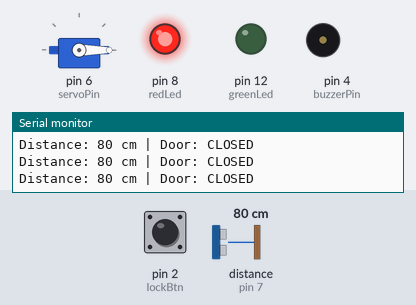
Recording of a sketch running on a simulated Arduino Uno, built with avr-gcc and run on an emulated ATmega328P. On the bench: servo, output pins drawn as LEDs (lit = HIGH), buzzer (waves = sounding), the last lines printed to the serial monitor. Wiring (inferred from the names in the program): ultrasonic range finder: trigger pin 7; echo pin 7. The test bench sets the inputs (shaded band); at power-on: distance to the obstacle (sensor on pin 7) 80 cm, pin 2 (lockBtn) HIGH. The echo pulse lasts 58.3 µs per cm.

Above: at 1.2 s.
1.3 s: distance to the obstacle (sensor on pin 7) set to 22 cm
4.3 s: distance to the obstacle (sensor on pin 7) set to 18 cm
At 5.4 s:
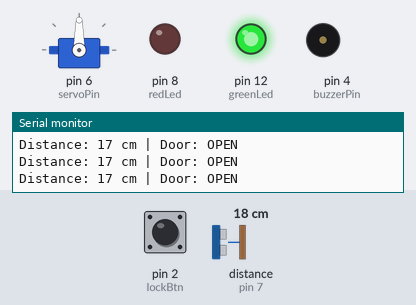
5.9 s: pin 2 (lockBtn) pulled LOW for 0.15 s
At 6.3 s:
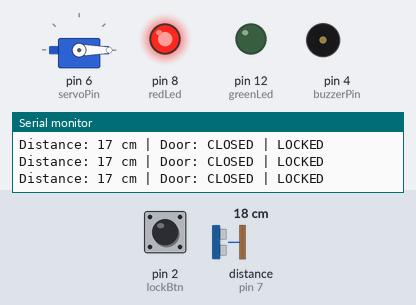
7.5 s: pin 2 (lockBtn) pulled LOW for 1 s
At 7.64 s:
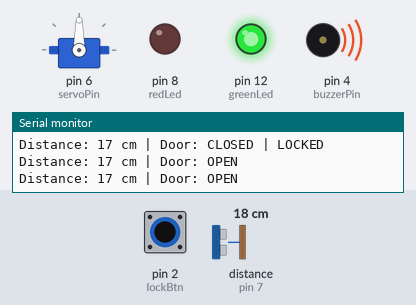
11.5 s: pin 2 (lockBtn) pulled LOW for 3.2 s
At 12.5 s:
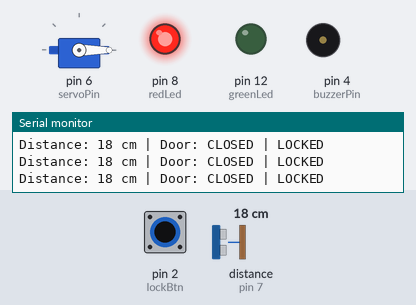
16.2 s: pin 2 (lockBtn) pulsed LOW 2 times (0.12 s each, 0.3 s apart)
At 16.37 s:
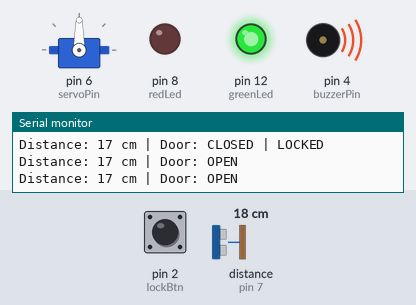
Timing chart, 0 to 19.2 s (numbered marks = the images above; inputs shaded):
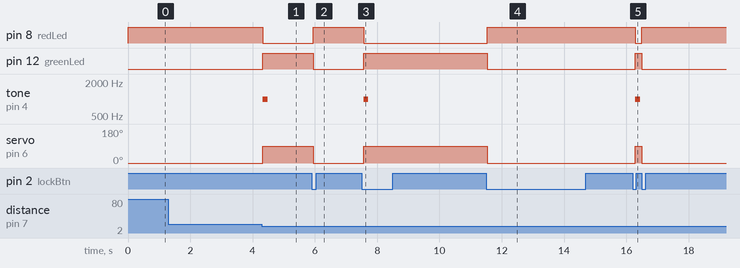

The sketch:

Day24_Smart_Door_Final.ino
```cpp
// Day 24 - Exercise 6: Smart Door, level up (all three options)
//  1. Door stays open while someone is there and closes 2 s after they leave (millis, no delay)
//  2. Short buzzer beep at the moment the door opens (buzzer on pin 4)
//  3. Lock button on pin 2: press to lock/unlock; while locked the sensor is ignored
// Ultrasonic SIG -> 7, servo -> 6, red LED -> 8, green LED -> 12, pot A0 (from Exercise 4, unused here)
#include <Servo.h>

const int sigPin    = 7;
const int servoPin  = 6;
const int redLed    = 8;
const int greenLed  = 12;
const int buzzerPin = 4;
const int lockBtn   = 2;

const int openDistance = 20;             // cm
const unsigned long holdTime = 2000;     // ms the door stays open after the person leaves

Servo door;
bool isOpen = false;
bool locked = false;
bool lastBtn = HIGH;
unsigned long lastSeen = 0;

long readDistanceCm(int pin) {
  pinMode(pin, OUTPUT);
  digitalWrite(pin, LOW);
  delayMicroseconds(2);
  digitalWrite(pin, HIGH);
  delayMicroseconds(5);
  digitalWrite(pin, LOW);
  pinMode(pin, INPUT);
  long duration = pulseIn(pin, HIGH, 30000);
  return duration / 58;
}

void setDoor(bool open) {
  isOpen = open;
  door.write(open ? 90 : 0);
  digitalWrite(greenLed, open ? HIGH : LOW);
  digitalWrite(redLed, open ? LOW : HIGH);
  if (open) tone(buzzerPin, 1000, 150);  // short beep as the door opens
}

void setup() {
  pinMode(redLed, OUTPUT);
  pinMode(greenLed, OUTPUT);
  pinMode(lockBtn, INPUT_PULLUP);
  door.attach(servoPin);
  Serial.begin(9600);
  setDoor(false);
}

void loop() {
  // lock button: act once per press
  bool btn = digitalRead(lockBtn);
  if (lastBtn == HIGH && btn == LOW) {
    locked = !locked;
    if (locked && isOpen) setDoor(false);   // locking closes the door
    delay(50);                              // debounce
  }
  lastBtn = btn;

  long distance = readDistanceCm(sigPin);
  bool someoneNear = (distance > 0 && distance < openDistance);

  if (!locked) {
    if (someoneNear) {
      lastSeen = millis();
      if (!isOpen) setDoor(true);
    } else if (isOpen && millis() - lastSeen >= holdTime) {
      setDoor(false);
    }
  }

  Serial.print("Distance: ");
  Serial.print(distance);
  Serial.print(" cm | Door: ");
  Serial.print(isOpen ? "OPEN" : "CLOSED");
  Serial.println(locked ? " | LOCKED" : "");
  delay(50);
}
```

Measured:
- the behaviour switches between 21 and 20 cm on distance to the obstacle (sensor on pin 7) (found by bisection; images 0 and 1)
- after the input at 4.3 s, pin 8 (redLed): HIGH → LOW at once; pin 12 (greenLed): LOW → HIGH at once; tone on pin 4 (buzzerPin): silent → 1000 Hz at once, → silent 0.15 s later; servo on pin 6 (servoPin): 0° → 90° at once
- after the input at 5.9 s, pin 8 (redLed): LOW → HIGH after 0.05 s; pin 12 (greenLed): HIGH → LOW after 0.05 s; servo on pin 6 (servoPin): 90° → 0° after 0.05 s
- after the input at 7.5 s, pin 8 (redLed): HIGH → LOW after 0.07 s; pin 12 (greenLed): LOW → HIGH after 0.07 s; tone on pin 4 (buzzerPin): silent → 1000 Hz after 0.07 s, → silent 0.15 s later; servo on pin 6 (servoPin): 0° → 90° after 0.07 s
- after the input at 11.5 s, pin 8 (redLed): LOW → HIGH at once; pin 12 (greenLed): HIGH → LOW at once; servo on pin 6 (servoPin): 90° → 0° at once
- after the input at 16.2 s, pin 8 (redLed): HIGH → LOW after 0.09 s, → HIGH 0.21 s later; pin 12 (greenLed): LOW → HIGH after 0.09 s, → LOW 0.21 s later; tone on pin 4 (buzzerPin): silent → 1000 Hz after 0.09 s, → silent 0.15 s later; servo on pin 6 (servoPin): 0° → 90° after 0.09 s, → 0° 0.21 s later
